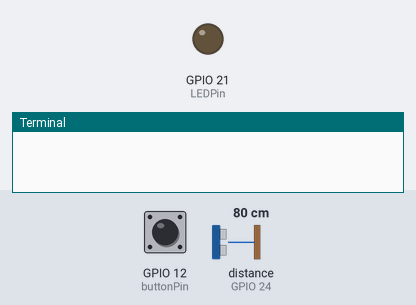
This program was run on a simulated Raspberry Pi (BCM pin numbers). On the bench: output pins drawn as LEDs (lit = HIGH), the last lines printed to the terminal. The inputs (shaded band) are chosen by the test bench; at power-on: GPIO 12 (buttonPin) HIGH, distance to the obstacle (sensor on GPIO 24) 80 cm. The echo pulse lasts 58.3 µs per cm; the clock reads 2024-03-15 10:24:30 at power-on unless the program sets it; pins used as bus, display or sensor lines are not drawn.

Above: at 1.2 s.
1.3 s: GPIO 12 (buttonPin) pulled LOW for 0.15 s
At 1.37 s:
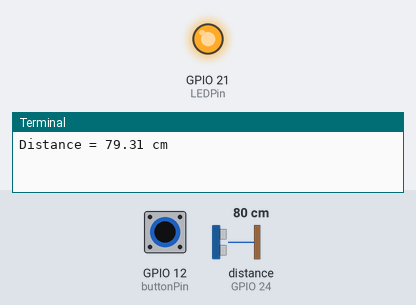
2.9 s: GPIO 12 (buttonPin) pulled LOW for 3.2 s
At 6.4 s:
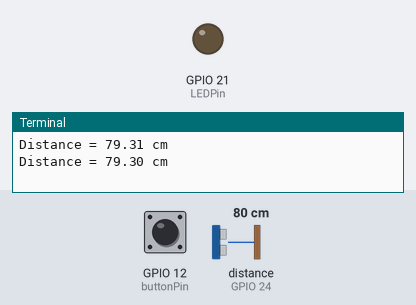
Timing chart, 0 to 7.9 s (numbered marks = the images above; inputs shaded):
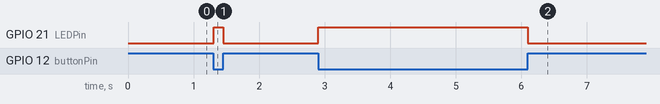

The program:

EX3_4.py
```python
import RPi.GPIO as GPIO
import time
GPIO.setmode(GPIO.BCM)
trigPin = 23
echoPin = 24
buttonPin = 12
LEDPin = 21
debounce = 0
maxDebounce = 500
soundSpeed = 340.  # Based on 15 degrees of Celsius
GPIO.setup(trigPin, GPIO.OUT)
GPIO.setup(LEDPin, GPIO.OUT)
GPIO.setup(echoPin, GPIO.IN)
GPIO.setup(buttonPin, GPIO.IN, pull_up_down=GPIO.PUD_UP)
try:
    while True:
        if GPIO.input(buttonPin) == 0:
            if debounce > maxDebounce:
                GPIO.output(LEDPin, True)
                debounce = 0
                GPIO.output(trigPin, False)
                time.sleep(0.002)
                GPIO.output(trigPin, True)
                time.sleep(0.00001)
                GPIO.output(trigPin, False)
                while GPIO.input(echoPin) == 0:
                    pass
                emittingTime = time.time()
                while GPIO.input(echoPin) == 1:
                    pass
                echoTime = time.time()
                distance = (echoTime - emittingTime)*soundSpeed/2.*100
                print("Distance = {0:.2f} cm".format(distance))
                while GPIO.input(buttonPin) == 0:
                   pass
                GPIO.output(LEDPin, False)
            else:
                debounce += 1
except KeyboardInterrupt:
    print("Exit!")
finally:
    GPIO.cleanup()
```

Measured:
- after the input at 1.3 s, GPIO 21 (LEDPin): LOW → HIGH at once, → LOW 0.15 s later
- after the input at 2.9 s, GPIO 21 (LEDPin): LOW → HIGH at once, → LOW 3.2 s later
